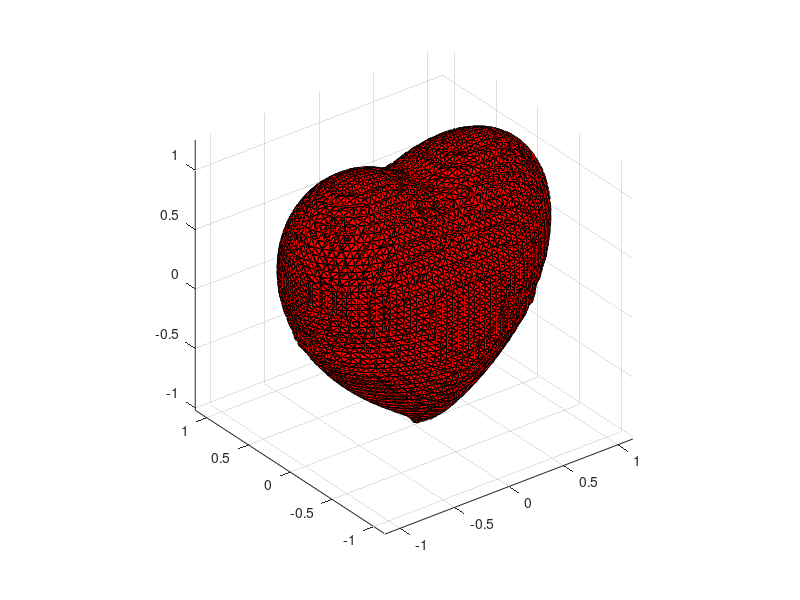

The MATLAB script that drew this image:
[x, y, z] = meshgrid(-3:0.05:3,-3:0.05:3,-3:0.05:3);
H = ((-(x.^2).*(z.^3)-(9/80).*(y.^2).*(z.^3))+((x.^2)+(9/4).*(y.^2)+(z.^2)-1).^3);
p = patch(isosurface(x,y,z,H,0));
set(p, 'facecolor','r','Edgecolor', 'k');
daspect([1 1 1]), view(3), axis tight, axis equal, grid on;
